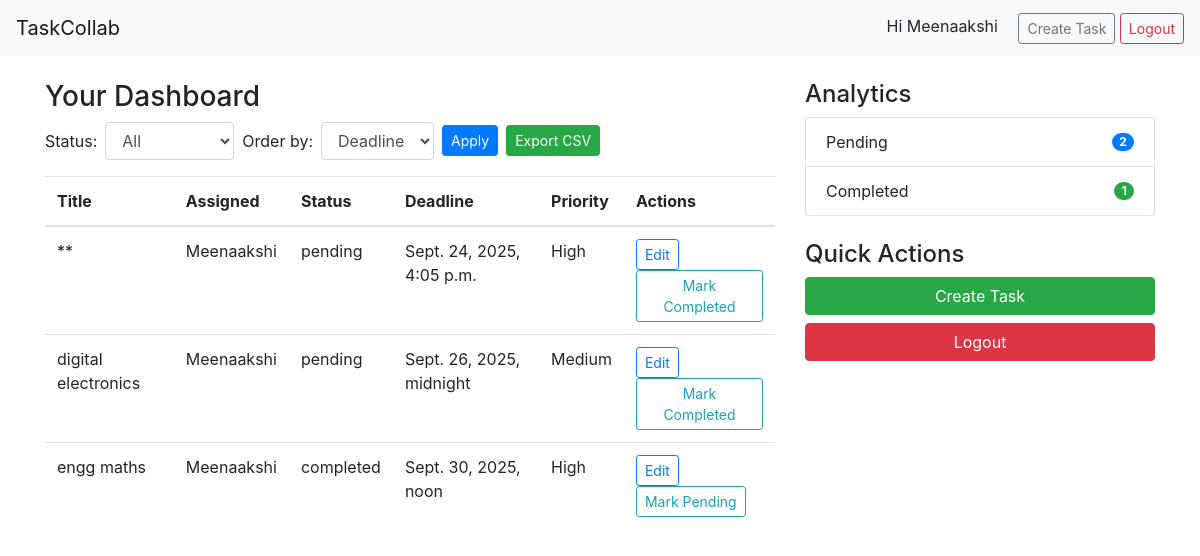
The app's page / (signed in) with its own data.
### tasks/models.py (models this page shows, shortened)
class Task(models.Model):
    title = models.CharField(max_length=200)
    description = models.TextField(blank=True)
    created_by = models.ForeignKey(User, related_name="created_tasks", on_delete=models.CASCADE)
    assigned_to = models.ForeignKey(User, related_name="assigned_tasks", on_delete=models.CASCADE)
    deadline = models.DateTimeField()
    priority = models.CharField(max_length=10, choices=PRIORITY_CHOICES, default="medium")
    status = models.CharField(max_length=10, choices=STATUS_CHOICES, default="pending")
    created_at = models.DateTimeField(default=timezone.now, editable=False)
    updated_at = models.DateTimeField(auto_now=True)
    def is_overdue(self):
        return self.status == "pending" and self.deadline < timezone.now()

### tasks/views.py (the view)
# urls.py: path("", views.dashboard, name="dashboard"),
@login_required
def dashboard(request):
    status = request.GET.get("status")
    order = request.GET.get("order", "deadline")
    if request.user.is_authenticated:
        all_tasks = Task.objects.filter(Q(created_by=request.user) | Q(assigned_to=request.user)).distinct()
    else:
        all_tasks = Task.objects.all()  # Or add filter(public=True) if you have a public flag
    pending_count = all_tasks.filter(status="pending").count()
    completed_count = all_tasks.filter(status="completed").count()
    tasks_qs = all_tasks
    if status in ["pending", "completed"]:
        tasks_qs = tasks_qs.filter(status=status)
    if order == "priority":
        tasks_qs = tasks_qs.order_by("-priority")  # usually high priority first
    else:
        tasks_qs = tasks_qs.order_by("deadline")
    context = {
        "tasks": tasks_qs,
        "pending_count": pending_count,
        "completed_count": completed_count,
        "now": timezone.now(),
    }
    return render(request, "tasks/dashboard.html", context)

### tasks/templates/tasks/dashboard.html (shortened to what this page needs)
{% extends "tasks/base.html" %}
{% block content %}
<div class="row">
  <div class="col-md-8">
    <h3>Your Dashboard</h3>
    <form method="get" class="form-inline mb-3">
      <label class="mr-2" for="status">Status:</label>
      <select name="status" id="status" class="form-control mr-2">
        <option value="">All</option>
      </select>
      <label class="mr-2" for="order">Order by:</label>
      <select name="order" id="order" class="form-control mr-2">
        <option value="deadline" {% if request.GET.order == "deadline" %}selected{% endif %}>Deadline</option>
      </select>
      <button class="btn btn-primary btn-sm">Apply</button>
      <a href="{% url 'tasks:export_csv' %}" class="btn btn-success btn-sm ml-2">Export CSV</a>
    </form>
    {% include "tasks/task_list.html" %}
  </div>
  <div class="col-md-4">
    <h4>Analytics</h4>
    <ul class="list-group">
      <li class="list-group-item d-flex justify-content-between align-items-center">
        Pending
        <span class="badge badge-primary badge-pill">
          {{pending_count}}
        </span>
      </li>
      <li class="list-group-item d-flex justify-content-between align-items-center">
        Completed
        <span class="badge badge-success badge-pill">
          {{completed_count}}
        </span>
      </li>
    </ul>
    <h4 class="mt-4">Quick Actions</h4>
    <a href="{% url 'tasks:task_create' %}" class="btn btn-success btn-block mb-2">Create Task</a>
    <a href="{% url 'tasks:logout' %}" class="btn btn-danger btn-block">Logout</a>
  </div>
</div>
{% endblock %}

### tasks/templates/tasks/base.html (shortened to what this page needs)
<!doctype html>
<html>
<head>
    <link href="https://cdn.jsdelivr.net/npm/bootstrap@4.6.2/dist/css/bootstrap.min.css" rel="stylesheet">
</head>
<body>
    <nav class="navbar navbar-expand-lg navbar-light bg-light">
        <a class="navbar-brand" href="{% url 'tasks:dashboard' %}">TaskCollab</a>
        <div class="ml-auto">
            {% if user.is_authenticated %}
                <span class="mr-3">Hi {{ user.username }}</span>
                <a class="btn btn-outline-secondary btn-sm" href="{% url 'tasks:task_create' %}">Create Task</a>
                <a class="btn btn-outline-danger btn-sm" href="{% url 'tasks:logout' %}">Logout</a>
            {% else %}
                <a class="btn btn-outline-primary btn-sm" href="{% url 'tasks:login' %}">Login</a>
                <a class="btn btn-outline-success btn-sm" href="{% url 'tasks:signup' %}">Sign up</a>
            {% endif %}
        </div>
    </nav>
    <div class="container mt-4">
        {% block content %}{% endblock %}
    </div>
</body>
</html>

### tasks/templates/tasks/task_list.html
<table class="table">
  <thead>
    <tr>
      <th>Title</th><th>Assigned</th><th>Status</th><th>Deadline</th><th>Priority</th><th>Actions</th>
    </tr>
  </thead>
  <tbody>
    {% for t in tasks %}
    <tr {% if t.is_overdue %}class="table-danger"{% endif %}>
      <td>{{ t.title }}</td>
      <td>{{ t.assigned_to.username }}</td>
      <td>{{ t.status }}</td>
      <td>
        {% if t.deadline < now and t.status == "pending" %}
          <span style="color:red">{{ t.deadline }}</span>
        {% else %}
          {{ t.deadline }}
        {% endif %}
      </td>
      <td>{{ t.get_priority_display }}</td>
      <td>
        <a class="btn btn-sm btn-outline-primary" href="{% url 'tasks:task_edit' t.pk %}">Edit</a>
        <a class="btn btn-sm btn-outline-info" href="{% url 'tasks:task_toggle' t.pk %}">
          {% if t.status == "completed" %}Mark Pending{% else %}Mark Completed{% endif %}
        </a>
      </td>
    </tr>
    {% empty %}
      <tr><td colspan="6">No tasks found.</td></tr>
    {% endfor %}
  </tbody>
</table>

### records on screen
Task: title "**", assigned_to.username "Meenaakshi", status "pending", deadline "Sept. 24, 2025, 4:05 p.m.", priority "High", shows "Mark Completed"
Task: title "digital electronics", assigned_to.username "Meenaakshi", status "pending", deadline "Sept. 26, 2025, midnight", priority "Medium", shows "Mark Completed"
Task: title "engg maths", assigned_to.username "Meenaakshi", status "completed", deadline "Sept. 30, 2025, noon", priority "High", shows "Mark Pending"

### other values on screen
{{ user.username }} "Meenaakshi"
{{ pending_count }} "2"
{{ completed_count }} "1"
